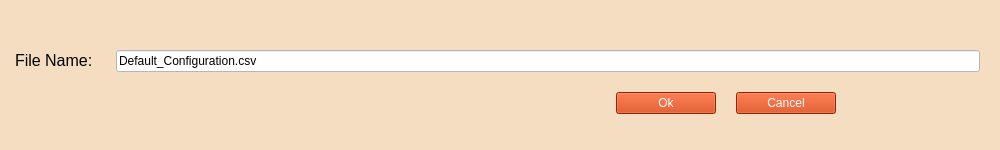
<?xml version="1.0" encoding="UTF-8"?>
<ui version="4.0">
 <class>File_Name_Window</class>
 <widget class="QMainWindow" name="File_Name_Window">
  <property name="geometry">
   <rect>
    <x>0</x>
    <y>0</y>
    <width>1000</width>
    <height>150</height>
   </rect>
  </property>
  <property name="sizePolicy">
   <sizepolicy hsizetype="Fixed" vsizetype="Fixed">
    <horstretch>0</horstretch>
    <verstretch>0</verstretch>
   </sizepolicy>
  </property>
  <property name="minimumSize">
   <size>
    <width>1000</width>
    <height>150</height>
   </size>
  </property>
  <property name="maximumSize">
   <size>
    <width>1000</width>
    <height>150</height>
   </size>
  </property>
  <property name="focusPolicy">
   <enum>Qt::StrongFocus</enum>
  </property>
  <property name="windowTitle">
   <string>Filename Editor</string>
  </property>
  <property name="windowIcon">
   <iconset>
    <normaloff>../../../Media_Resources/EWAS_Logo/EWAS_Logo_1.svg</normaloff>../../../Media_Resources/EWAS_Logo/EWAS_Logo_1.svg</iconset>
  </property>
  <property name="styleSheet">
   <string notr="true">font: 12pt &quot;MS Shell Dlg 2&quot;;
				background-color: rgb(244, 221, 192);
				color:rgb(0, 0, 0);
			</string>
  </property>
  <widget class="QWidget" name="filename_centralwidget">
   <layout class="QFormLayout" name="formLayout">
    <property name="horizontalSpacing">
     <number>20</number>
    </property>
    <property name="verticalSpacing">
     <number>20</number>
    </property>
    <property name="leftMargin">
     <number>15</number>
    </property>
    <property name="topMargin">
     <number>50</number>
    </property>
    <property name="rightMargin">
     <number>20</number>
    </property>
    <item row="0" column="0">
     <widget class="QLabel" name="filename_Label">
      <property name="text">
       <string>&lt;html&gt;&lt;head/&gt;&lt;body&gt;&lt;p&gt;&lt;span style=&quot; font-size:12pt;&quot;&gt;File
								Name:&lt;/span&gt;&lt;/p&gt;&lt;/body&gt;&lt;/html&gt;
							</string>
      </property>
     </widget>
    </item>
    <item row="0" column="1">
     <widget class="QLineEdit" name="filename_lineEdit">
      <property name="styleSheet">
       <string notr="true">font: 12pt &quot;MS Shell Dlg 2&quot;;
								background-color: rgb(255, 255, 255);
							</string>
      </property>
      <property name="text">
       <string>Default_Configuration.csv</string>
      </property>
     </widget>
    </item>
    <item row="1" column="1">
     <layout class="QHBoxLayout" name="horizontalLayout">
      <property name="leftMargin">
       <number>500</number>
      </property>
      <property name="rightMargin">
       <number>0</number>
      </property>
      <item>
       <widget class="QPushButton" name="filename_OK_button">
        <property name="minimumSize">
         <size>
          <width>100</width>
          <height>0</height>
         </size>
        </property>
        <property name="maximumSize">
         <size>
          <width>100</width>
          <height>16777215</height>
         </size>
        </property>
        <property name="baseSize">
         <size>
          <width>100</width>
          <height>0</height>
         </size>
        </property>
        <property name="styleSheet">
         <string notr="true">background-color:rgb(204, 51, 0);
										color: rgb(255, 255, 255);
										font: 12pt &quot;MS Shell Dlg 2&quot;;
									</string>
        </property>
        <property name="text">
         <string>Ok</string>
        </property>
       </widget>
      </item>
      <item>
       <widget class="QPushButton" name="filename_CANCEL_button">
        <property name="minimumSize">
         <size>
          <width>100</width>
          <height>0</height>
         </size>
        </property>
        <property name="maximumSize">
         <size>
          <width>100</width>
          <height>16777215</height>
         </size>
        </property>
        <property name="baseSize">
         <size>
          <width>100</width>
          <height>0</height>
         </size>
        </property>
        <property name="styleSheet">
         <string notr="true">background-color:rgb(204, 51, 0);
										color: rgb(255, 255, 255);
										font: 12pt &quot;MS Shell Dlg 2&quot;;
									</string>
        </property>
        <property name="text">
         <string>Cancel</string>
        </property>
       </widget>
      </item>
     </layout>
    </item>
   </layout>
  </widget>
 </widget>
 <resources/>
 <connections/>
</ui>
